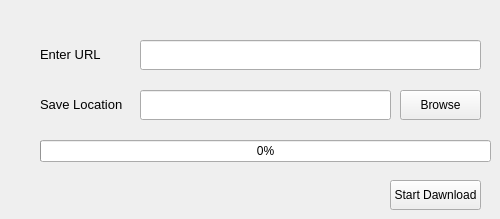
    <widget class="QWidget" name="tab">
     <attribute name="title">
      <string>Download Any Files</string>
     </attribute>
     <widget class="QLabel" name="label_2">
      <property name="geometry">
       <rect>
        <x>40</x>
        <y>90</y>
        <width>91</width>
        <height>30</height>
       </rect>
      </property>
      <property name="font">
       <font>
        <pointsize>10</pointsize>
       </font>
      </property>
      <property name="text">
       <string>Save Location</string>
      </property>
      <property name="textFormat">
       <enum>Qt::RichText</enum>
      </property>
     </widget>
     <widget class="QProgressBar" name="progressBar">
      <property name="geometry">
       <rect>
        <x>40</x>
        <y>140</y>
        <width>451</width>
        <height>22</height>
       </rect>
      </property>
      <property name="value">
       <number>0</number>
      </property>
     </widget>
     <widget class="QLineEdit" name="lineEdit_2">
      <property name="geometry">
       <rect>
        <x>140</x>
        <y>90</y>
        <width>251</width>
        <height>30</height>
       </rect>
      </property>
     </widget>
     <widget class="QPushButton" name="pushButton">
      <property name="geometry">
       <rect>
        <x>400</x>
        <y>90</y>
        <width>81</width>
        <height>30</height>
       </rect>
      </property>
      <property name="text">
       <string>Browse</string>
      </property>
     </widget>
     <widget class="QLineEdit" name="lineEdit">
      <property name="geometry">
       <rect>
        <x>140</x>
        <y>40</y>
        <width>341</width>
        <height>30</height>
       </rect>
      </property>
     </widget>
     <widget class="QLabel" name="label">
      <property name="geometry">
       <rect>
        <x>40</x>
        <y>40</y>
        <width>61</width>
        <height>30</height>
       </rect>
      </property>
      <property name="font">
       <font>
        <pointsize>10</pointsize>
       </font>
      </property>
      <property name="text">
       <string>Enter URL</string>
      </property>
      <property name="textFormat">
       <enum>Qt::RichText</enum>
      </property>
     </widget>
     <widget class="QPushButton" name="pushButton_2">
      <property name="geometry">
       <rect>
        <x>390</x>
        <y>180</y>
        <width>91</width>
        <height>30</height>
       </rect>
      </property>
      <property name="text">
       <string>Start Dawnload</string>
      </property>
     </widget>
    </widget>
